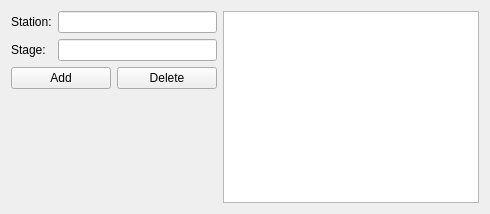
                     <widget class="QWidget" name="bathymetry">
                      <attribute name="title">
                       <string>Bathymetry</string>
                      </attribute>
                      <layout class="QGridLayout" name="gridLayout_31">
                       <item row="3" column="2" rowspan="7">
                        <widget class="QTableWidget" name="tableCrossSectionBathymetry">
                         <property name="verticalScrollMode">
                          <enum>QAbstractItemView::ScrollPerPixel</enum>
                         </property>
                         <property name="horizontalScrollMode">
                          <enum>QAbstractItemView::ScrollPerPixel</enum>
                         </property>
                        </widget>
                       </item>
                       <item row="3" column="1">
                        <widget class="QLineEdit" name="station_lineEdit">
                         <property name="enabled">
                          <bool>true</bool>
                         </property>
                         <property name="maximumSize">
                          <size>
                           <width>200</width>
                           <height>16777215</height>
                          </size>
                         </property>
                        </widget>
                       </item>
                       <item row="3" column="0">
                        <widget class="QLabel" name="label_10">
                         <property name="text">
                          <string>Station:</string>
                         </property>
                        </widget>
                       </item>
                       <item row="4" column="0">
                        <widget class="QLabel" name="label_12">
                         <property name="text">
                          <string>Stage:</string>
                         </property>
                        </widget>
                       </item>
                       <item row="4" column="1">
                        <widget class="QLineEdit" name="stage_lineEdit_2">
                         <property name="enabled">
                          <bool>true</bool>
                         </property>
                         <property name="minimumSize">
                          <size>
                           <width>0</width>
                           <height>0</height>
                          </size>
                         </property>
                         <property name="maximumSize">
                          <size>
                           <width>200</width>
                           <height>16777215</height>
                          </size>
                         </property>
                        </widget>
                       </item>
                       <item row="5" column="0" colspan="2">
                        <layout class="QHBoxLayout" name="horizontalLayout_5">
                         <item>
                          <widget class="QPushButton" name="add_pushButton">
                           <property name="enabled">
                            <bool>true</bool>
                           </property>
                           <property name="minimumSize">
                            <size>
                             <width>100</width>
                             <height>0</height>
                            </size>
                           </property>
                           <property name="maximumSize">
                            <size>
                             <width>200</width>
                             <height>16777215</height>
                            </size>
                           </property>
                           <property name="text">
                            <string>Add</string>
                           </property>
                          </widget>
                         </item>
                         <item>
                          <widget class="QPushButton" name="delete_pushButton">
                           <property name="enabled">
                            <bool>true</bool>
                           </property>
                           <property name="minimumSize">
                            <size>
                             <width>100</width>
                             <height>0</height>
                            </size>
                           </property>
                           <property name="maximumSize">
                            <size>
                             <width>200</width>
                             <height>16777215</height>
                            </size>
                           </property>
                           <property name="text">
                            <string>Delete</string>
                           </property>
                          </widget>
                         </item>
                        </layout>
                       </item>
                       <item row="6" column="1">
                        <spacer name="verticalSpacer_2">
                         <property name="orientation">
                          <enum>Qt::Vertical</enum>
                         </property>
                         <property name="sizeHint" stdset="0">
                          <size>
                           <width>20</width>
                           <height>40</height>
                          </size>
                         </property>
                        </spacer>
                       </item>
                      </layout>
                     </widget>
